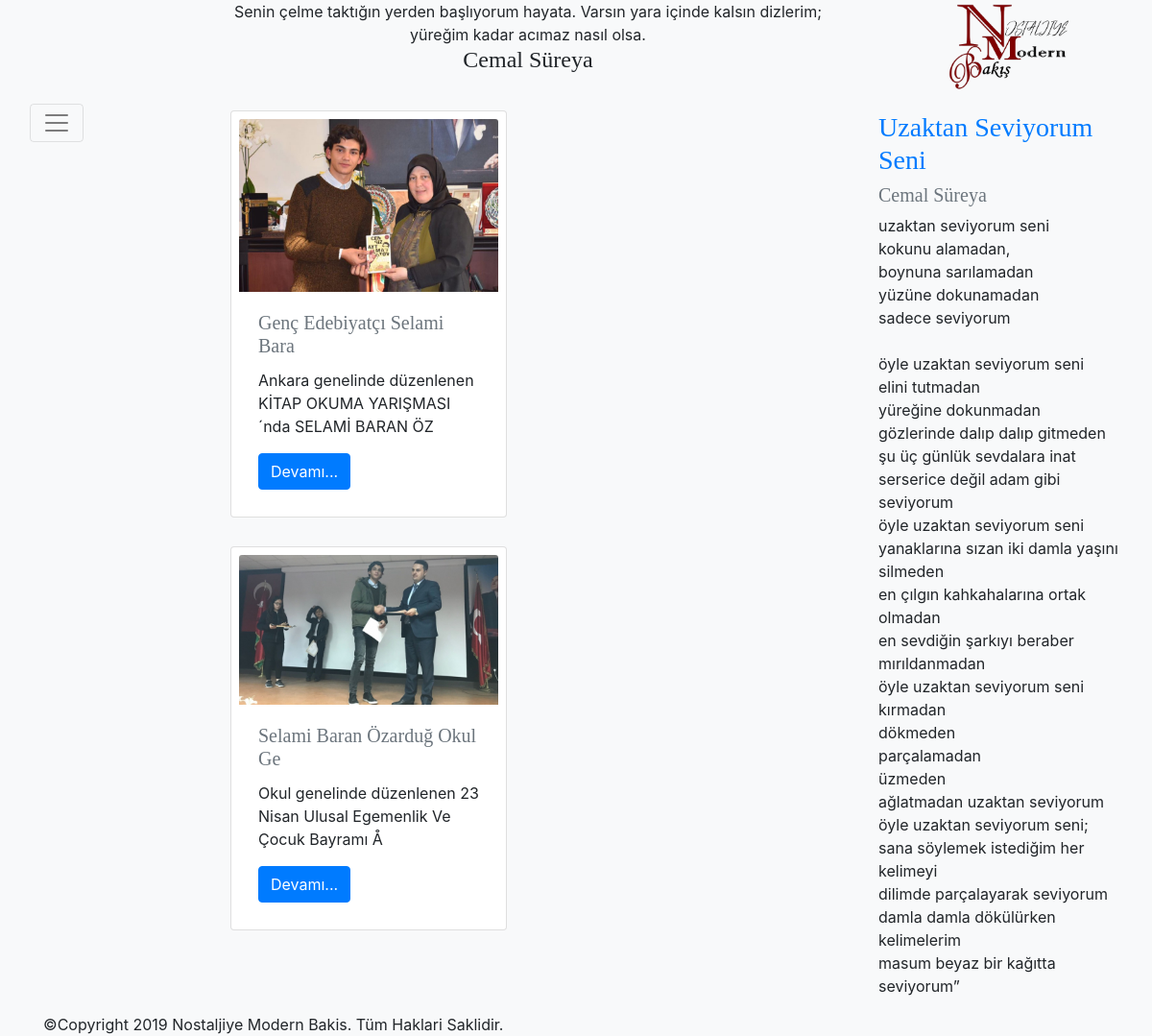
Page /anasayfa.php on the committed database.
### tables this page shows
CREATE TABLE `sozler` (
  `id` int(11) NOT NULL,
  `soyleyen` varchar(50) NOT NULL,
  `soz` text NOT NULL
);

CREATE TABLE `haber` (
  `id` int(11) NOT NULL,
  `baslik` varchar(100) NOT NULL,
  `icerik` text NOT NULL,
  `resim` text NOT NULL
);

CREATE TABLE `siirler` (
  `id` int(11) NOT NULL,
  `yazar_id` int(11) NOT NULL,
  `adi` varchar(50) NOT NULL,
  `soyleyen` varchar(50) NOT NULL,
  `siir` text NOT NULL,
  `sarki_knm` text NOT NULL
);

CREATE TABLE `yazarlar` (
  `id` int(11) NOT NULL,
  `adi` varchar(50) NOT NULL,
  `soyadi` varchar(50) NOT NULL,
  `donem` varchar(50) NOT NULL,
  `foto_url` varchar(300) NOT NULL,
  `dgr_eserler` text,
  `hayati` text NOT NULL
);

### anasayfa.php (the view, shortened to what this page needs)
<?php include_once("includes/header.php");?>
<div class="row">
			<?php
					$sorgu="Select * from haber";
					$slct=mysql_query($sorgu);
					while($row=mysql_fetch_array($slct)) {
					$icerik=substr(html_entity_decode($row["icerik"], ENT_QUOTES,"UTF-8"), 0, 75);
			?>
		<div class="card disbosluk icbosluk" style="width: 18rem;">
		  	<a href="haber.php?id=<?php echo $row["id"]; ?>"><img src="<?php echo $row["resim"]; ?>" class="card-img-top" alt=""></a>
			  <div class="card-body">
			    <h5 class="card-title"><a class="text-secondary baslik_fontu" href="haber.php?id=<?php echo $row["id"]; ?>"><?php echo substr($row["baslik"],0,30); ?></a></h5>
			    <p class="card-text"><?php echo $icerik; ?></p>
			    <a href="haber.php?id=<?php echo $row["id"]; ?>" class="btn btn-primary">Devamı...</a>
			  </div>
		</div>
		<?php } ?>
</div>
<?php include_once("includes/footer.php");?>

### includes/header.php (shortened to what this page needs)
<html>
  <head>
    <link rel="stylesheet" href="https://stackpath.bootstrapcdn.com/bootstrap/4.3.1/css/bootstrap.min.css">
  </head>
  <body class="bg-light">
        <div class="container-fluid">
          <div class="row">
            <div class="col"></div>
            <div class="col-7">
                <div class="text-center">
                  <?php
            						$qr=mysql_query("select * from sozler");
            						$str_say=mysql_num_rows($qr);
            						$rnd=mt_rand(1,$str_say);
            						$query=mysql_query("select * from sozler where id='$rnd'");
            						$row=mysql_fetch_array($query);
            						echo $row["soz"];
                        echo "<h4 class=\"baslik_fontu\">".$row["soyleyen"]."</h4>";
            			?>
                </div>
              </div>
            <div class="col-3 text-center">
                <a href="anasayfa.php"><img width="125" height="100" src="Logo.png" alt="logo" /></a>
              </div>
          </div>
          <div class="row">
              <div class="col-2">
                <div class="pos-f-t">
                        <nav class="navbar navbar-light bg-light">
                          <button class="navbar-toggler" type="button" data-toggle="collapse" data-target="#navbarToggleExternalContent" aria-controls="navbarToggleExternalContent" aria-expanded="flase" aria-label="Toggle navigation">
                            <span class="navbar-toggler-icon"></span>
                          </button>
                        </nav>
                </div>
              </div>
              <div class="col-7">

### includes/footer.php
</div>
	<div class="col-3">
		<p>
			<?php
						$qr=mysql_query("select * from siirler");
						$str_say=mysql_num_rows($qr);
						$rnd=mt_rand(1,$str_say);
						$query=mysql_query("select * from siirler where id='$rnd'");
						$row=mysql_fetch_array($query);
						echo "<h3><a class=\"text-primary baslik_fontu\" href=\"siir_bilgileri.php?id=".$row["id"]."\">".$row["adi"]."</a></h3>";
						$q1=mysql_query("select * from yazarlar where id='$row[yazar_id]'");
						$r1=mysql_fetch_array($q1);
						echo "<h5><a class=\"text-muted baslik_fontu\" href=\"yzr_bilgileri.php?id=".$r1["id"]."\">".$r1["adi"]." ".$r1["soyadi"]."</a></h5>";
						$satirlar = file($row["siir"]);
						foreach ($satirlar as $siir)
						{
							echo $siir."<br>";
						}
			?>
	</p>
	</div>
</div>
    	</div>
    <div class="container">©Copyright 2019 Nostaljiye Modern Bakis. Tüm Haklari Saklidir.</div>
  </body>
</html>

### includes/header.php (style rules this page uses)
.baslik_fontu { font-family: "Times New Roman", Times, serif; }
div.disbosluk { margin-top: 15px; margin-right: 40px; margin-left: 40px; margin-bottom: 15px; }
div.icbosluk { padding: 8px; }

### rows in the picture
sozler: soz "Senin çelme taktığın yerden başlıyorum hayata. Varsın yara içinde kalsın dizlerim; yüreğim kadar acımaz nasıl olsa.", soyleyen "Cemal Süreya"
haber: resim (picture), baslik "Genç Edebiyatçı Selami Bara", icerik "Ankara genelinde düzenlenen KİTAP OKUMA YARIŞMASI´nda SELAMİ BARAN ÖZ"
haber: resim (picture), baslik "Selami Baran Özarduğ Okul Ge", icerik "Okul genelinde düzenlenen 23 Nisan Ulusal Egemenlik Ve Çocuk Bayramı Å"
siirler: adi "Uzaktan Seviyorum Seni", siir "uzaktan seviyorum seni", siir "kokunu alamadan,", siir "boynuna sarılamadan", siir "yüzüne dokunamadan", siir "sadece seviyorum", siir "öyle uzaktan seviyorum seni", siir "elini tutmadan", siir "yüreğine dokunmadan", siir "gözlerinde dalıp dalıp gitmeden", siir "şu üç günlük sevdalara inat", siir "serserice değil adam gibi seviyorum", siir "yanaklarına sızan iki damla yaşını silmeden", siir "en çılgın kahkahalarına ortak olmadan", siir "en sevdiğin şarkıyı beraber mırıldanmadan", siir "kırmadan", siir "dökmeden", siir "parçalamadan", siir "üzmeden", siir "ağlatmadan uzaktan seviyorum", siir "öyle uzaktan seviyorum seni;", siir "sana söylemek istediğim her kelimeyi", siir "dilimde parçalayarak seviyorum", siir "damla damla dökülürken kelimelerim", siir "masum beyaz bir kağıtta seviyorum”"
yazarlar: adi "Cemal", soyadi "Süreya"
